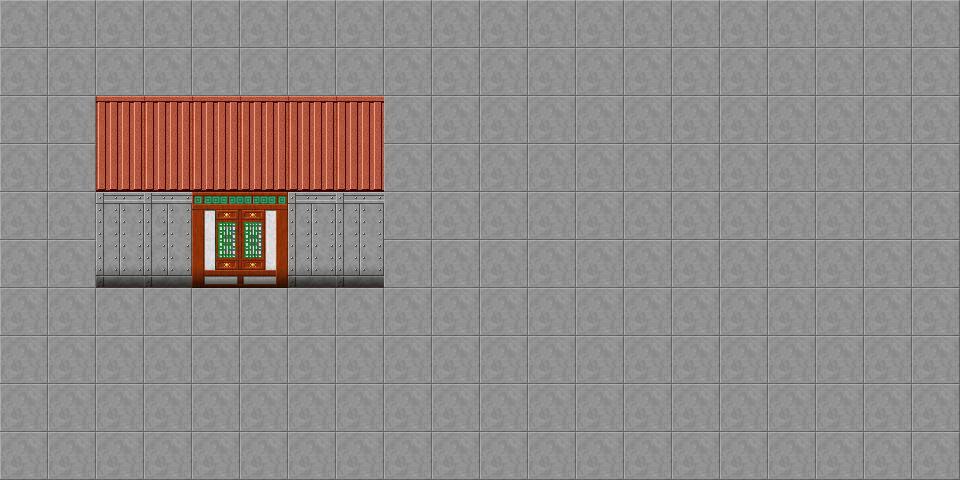

Rendered tile map (Tiled .tmx) drawn with the repository's tilesets; below, a short description and the full map source, tile grids included:
An orthogonal 20x10 tile map with 48x48 px tiles, 1 tile layer (块层 1), 6 tilesets.

<map version="1.0" tiledversion="1.0.1" orientation="orthogonal" renderorder="right-down" width="20" height="10" tilewidth="48" tileheight="48" nextobjectid="1">
 <tileset firstgid="1" source="../chips/5.tsx" />
 <tileset firstgid="9" source="../chips/6.tsx" />
 <tileset firstgid="137" source="../chips/1.tsx" />
 <tileset firstgid="393" source="../chips/2.tsx" />
 <tileset firstgid="649" source="../chips/3.tsx" />
 <tileset firstgid="777" source="../chips/4.tsx" />
 <layer name="块层 1" width="20" height="10">
  <data encoding="csv">
17,17,17,17,17,17,17,17,17,17,17,17,17,17,17,17,17,17,17,17,
17,17,17,17,17,17,17,17,17,17,17,17,17,17,17,17,17,17,17,17,
17,17,663,663,663,663,663,663,17,17,17,17,17,17,17,17,17,17,17,17,
17,17,679,679,679,679,679,679,17,17,17,17,17,17,17,17,17,17,17,17,
17,17,695,695,691,692,695,695,17,17,17,17,17,17,17,17,17,17,17,17,
17,17,711,711,707,708,711,711,17,17,17,17,17,17,17,17,17,17,17,17,
17,17,17,17,17,17,17,17,17,17,17,17,17,17,17,17,17,17,17,17,
17,17,17,17,17,17,17,17,17,17,17,17,17,17,17,17,17,17,17,17,
17,17,17,17,17,17,17,17,17,17,17,17,17,17,17,17,17,17,17,17,
17,17,17,17,17,17,17,17,17,17,17,17,17,17,17,17,17,17,17,17
</data>
 </layer>
</map>